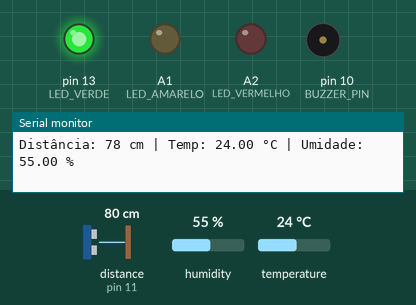
Simulated run of this sketch. Board: Arduino Uno, built with avr-gcc and run on an emulated ATmega328P. Parts: output pins drawn as LEDs (lit = HIGH), buzzer (waves = sounding), the last lines printed to the serial monitor. Wiring (inferred from the names in the program): ultrasonic range finder: trigger pin 12; echo pin 11. The inputs (shaded band) are chosen by the test bench; at power-on: distance to the obstacle (sensor on pin 11) 80 cm, temperature 24 °C, humidity 55 %. The echo pulse lasts 58.3 µs per cm; pins used as bus, display or sensor lines are not drawn.

Above: at 1.2 s.
1.3 s: distance to the obstacle (sensor on pin 11) set to 67 cm
6.8 s: distance to the obstacle (sensor on pin 11) set to 56 cm
At 8.7 s:
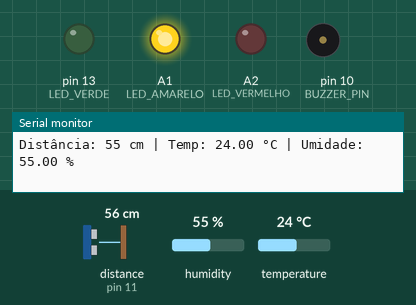
10.3 s: distance to the obstacle (sensor on pin 11) set to 34 cm
At 10.56 s:
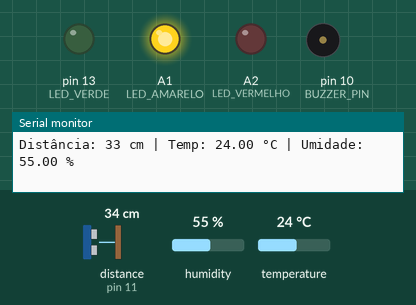
13.8 s: distance to the obstacle (sensor on pin 11) set to 30 cm
At 14.65 s:
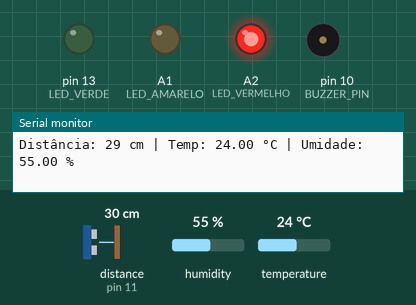
17.3 s: distance to the obstacle (sensor on pin 11) set to 35 cm
At 18.74 s:
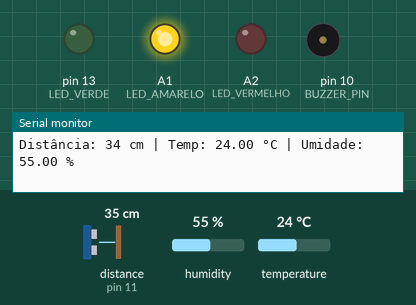
20.8 s: temperature set to 11 °C
26.9 s: temperature set to 8 °C
Timing chart, 0 to 34.0 s (numbered marks = the images above; inputs shaded):
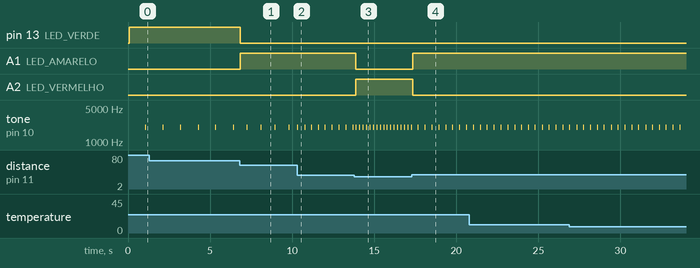

The sketch:

estacionamento.ino
```cpp
#include <DHT.h>

// Definições de pinos
#define TRIG_PIN 12
#define ECHO_PIN 11
#define DHT_PIN 2
#define BUZZER_PIN 10
#define LED_VERDE 13
#define LED_AMARELO A1
#define LED_VERMELHO A2

// Configuração do DHT11
#define DHT_TYPE DHT11
DHT dht(DHT_PIN, DHT_TYPE);

// Variáveis globais
unsigned long ultimoBeep = 0;
int intervaloBeep = 1000;

void setup() {
  Serial.begin(9600);

  // Configuração dos pinos
  pinMode(TRIG_PIN, OUTPUT);
  pinMode(ECHO_PIN, INPUT);
  pinMode(BUZZER_PIN, OUTPUT);
  pinMode(LED_VERDE, OUTPUT);
  pinMode(LED_AMARELO, OUTPUT);
  pinMode(LED_VERMELHO, OUTPUT);

  // Inicializa DHT11
  dht.begin();

  Serial.println("Sistema de Estacionamento Inteligente Iniciado!");
  Serial.println("-----------------------------------------------");
}

void loop() {
  // Lê distância do sensor ultrassônico
  long distancia = lerDistancia();

  // Lê temperatura e umidade
  float temperatura = dht.readTemperature();
  float umidade = dht.readHumidity();

  // Controla LEDs baseado na distância
  controlarLEDs(distancia);

  // Controla buzzer com beeps progressivos
  controlarBuzzer(distancia);

  // Exibe informações no monitor serial
  Serial.print("Distância: ");
  Serial.print(distancia);
  Serial.print(" cm | Temp: ");
  Serial.print(temperatura);
  Serial.print(" °C | Umidade: ");
  Serial.print(umidade);
  Serial.println(" %");

  delay(100);
}

// Função para ler distância do sensor ultrassônico
long lerDistancia() {
  digitalWrite(TRIG_PIN, LOW);
  delayMicroseconds(2);
  digitalWrite(TRIG_PIN, HIGH);
  delayMicroseconds(10);
  digitalWrite(TRIG_PIN, LOW);

  long duracao = pulseIn(ECHO_PIN, HIGH);
  long distancia = duracao * 0.034 / 2; // Converte para cm

  return distancia;
}

// Função para controlar LEDs baseado na distância
void controlarLEDs(long distancia) {
  // Verde: > 60cm (longe/seguro)
  // Amarelo: 30-60cm (atenção)
  // Vermelho: < 30cm (perigo)

  if(distancia > 60) {
    digitalWrite(LED_VERDE, HIGH);
    digitalWrite(LED_AMARELO, LOW);
    digitalWrite(LED_VERMELHO, LOW);
  } else if(distancia > 30) {
    digitalWrite(LED_VERDE, LOW);
    digitalWrite(LED_AMARELO, HIGH);
    digitalWrite(LED_VERMELHO, LOW);
  } else {
    digitalWrite(LED_VERDE, LOW);
    digitalWrite(LED_AMARELO, LOW);
    digitalWrite(LED_VERMELHO, HIGH);
  }
}

// Função para controlar buzzer com beeps progressivos
void controlarBuzzer(long distancia) {
  // Calcula intervalo entre beeps (quanto mais perto, mais rápido)
  if(distancia > 60) {
    intervaloBeep = 1000; // 1 segundo
  } else if(distancia > 50) {
    intervaloBeep = 800;
  } else if(distancia > 40) {
    intervaloBeep = 600;
  } else if(distancia > 30) {
    intervaloBeep = 400;
  } else if(distancia > 20) {
    intervaloBeep = 200;
  } else if(distancia > 10) {
    intervaloBeep = 100;
  } else {
    intervaloBeep = 50; // Muito rápido quando muito perto
  }

  // Gera beeps no intervalo calculado
  unsigned long tempoAtual = millis();
  if(tempoAtual - ultimoBeep >= intervaloBeep) {
    ultimoBeep = tempoAtual;

    // Beep curto com volume fixo
    tone(BUZZER_PIN, 2000, 50); // Frequência 2000Hz, duração 50ms
  }
}
```

Measured:
- the behaviour switches between 62 and 61 cm on distance to the obstacle (sensor on pin 11) (found by bisection; images 0 and 1)
- the behaviour switches between 32 and 31 cm on distance to the obstacle (sensor on pin 11) (found by bisection; images 2 and 3)
- after the input at 6.8 s, pin 13 (LED_VERDE): HIGH → LOW at once; A1 (LED_AMARELO): LOW → HIGH at once
- after the input at 10.3 s, tone on pin 10 (BUZZER_PIN): alternates 2000 Hz for 0.05 s and silent for 0.37 s, starting at once
- after the input at 13.8 s, A1 (LED_AMARELO): HIGH → LOW after 0.09 s; A2 (LED_VERMELHO): LOW → HIGH after 0.09 s; tone on pin 10 (BUZZER_PIN): alternates 2000 Hz for 0.05 s and silent for 0.16 s, starting after 0.09 s
- after the input at 17.3 s, A1 (LED_AMARELO): LOW → HIGH after 0.06 s; A2 (LED_VERMELHO): HIGH → LOW after 0.06 s; tone on pin 10 (BUZZER_PIN): alternates 2000 Hz for 0.05 s and silent for 0.37 s, starting after 0.37 s
- by itself, tone on pin 10 (BUZZER_PIN): alternates 2000 Hz for 0.05 s and silent for 1.0 s
